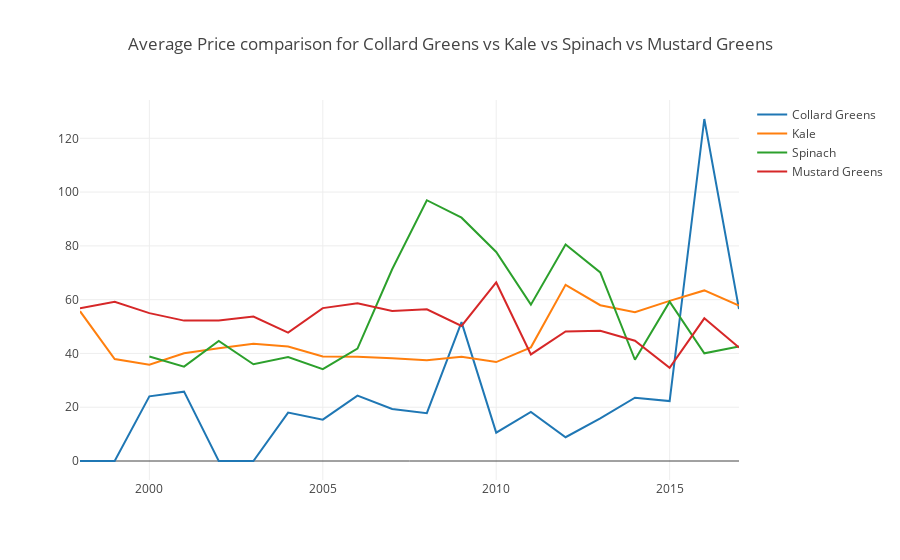

Notebook source saved alongside this figure:
### Markdown cell above
<a id='4.4'></a>
#### 4.4  Plot the Average Price comparison for Collard Greens vs Kale vs Spinach vs Mustard Greens

### Code cell
import plotly.plotly as py
import plotly.graph_objs as go

plotly.offline.init_notebook_mode(connected=True)

year_co = fresh_df.iloc[282:302]['Year'] # collard greens
dollr_co = fresh_df.iloc[282:302]['Constant_2009_Dollars'] # collard greens
dollr_ka = fresh_df.iloc[522:542]['Constant_2009_Dollars'] # kale
dollr_mg = fresh_df.iloc[588:608]['Constant_2009_Dollars'] # mustard greens
dollr_sp = fresh_df.iloc[749:796]['Constant_2009_Dollars'] # spinach

plotly.offline.iplot({
    "data": [
        Scatter(x=year_co, y=dollr_co, name ='Collard Greens'), 
        Scatter(x=year_co, y=dollr_ka, name ='Kale'),
        Scatter(x=year_co, y=dollr_mg, name ='Spinach'),
        Scatter(x=year_co, y=dollr_sp, name ='Mustard Greens'),
    ],
    "layout": Layout(title="Average Price comparison for Collard Greens vs Kale vs Spinach vs Mustard Greens", showlegend=True
   )})

### Figure 1 — Plotly figure (JSON) as saved in the notebook; plotly's stock layout.template omitted (floating-point values rounded to 4 significant figures)
{"data": [{"name": "Collard Greens", "type": "scatter", "x": [1998, 1999, 2000, 2001, 2002, 2003, 2004, 2005, 2006, 2007, 2008, 2009, 2010, 2011, 2012, 2013, 2014, 2015, 2016, 2017], "y": [0, 0, 24.06, 25.79, 0, 0, 18.0, 15.39, 24.32, 19.33, 17.78, 51.63, 10.54, 18.28, 8.837, 15.85, 23.53, 22.29, 127.2, 56.5]}, {"name": "Kale", "type": "scatter", "x": [1998, 1999, 2000, 2001, 2002, 2003, 2004, 2005, 2006, 2007, 2008, 2009, 2010, 2011, 2012, 2013, 2014, 2015, 2016, 2017], "y": [55.7, 37.9, 35.84, 40.05, 41.91, 43.59, 42.54, 38.89, 38.78, 38.25, 37.43, 38.79, 36.79, 42.26, 65.52, 57.95, 55.35, 59.55, 63.43, 57.81]}, {"name": "Spinach", "type": "scatter", "x": [1998, 1999, 2000, 2001, 2002, 2003, 2004, 2005, 2006, 2007, 2008, 2009, 2010, 2011, 2012, 2013, 2014, 2015, 2016, 2017], "y": ["        --", "        --", 38.83, 35.1, 44.67, 35.98, 38.66, 34.17, 41.82, 71.3, 96.97, 90.49, 77.72, 58.14, 80.54, 70.15, 37.65, 59.25, 40.04, 42.56]}, {"name": "Mustard Greens", "type": "scatter", "x": [1998, 1999, 2000, 2001, 2002, 2003, 2004, 2005, 2006, 2007, 2008, 2009, 2010, 2011, 2012, 2013, 2014, 2015, 2016, 2017], "y": [56.75, 59.19, 55.0, 52.2, 52.24, 53.75, 47.76, 56.85, 58.65, 55.82, 56.41, 50.21, 66.39, 39.62, 48.17, 48.41, 44.7, 34.65, 53.06, 42.19, 44.88, 33.12, 41.89, 39.8, 42.7, 38.16, 40.08, 45.48, 40.09, 38.83, 38.68, 40.21, 42.53, 24.91, 24.79, 31.53, 33.18, 34.26, 39.5, 42.19, 39.15, 40.13, 40.4, 40.39, 51.47, 46.75, 57.01]}], "layout": {"showlegend": true, "title": "Average Price comparison for Collard Greens vs Kale vs Spinach vs Mustard Greens"}}
